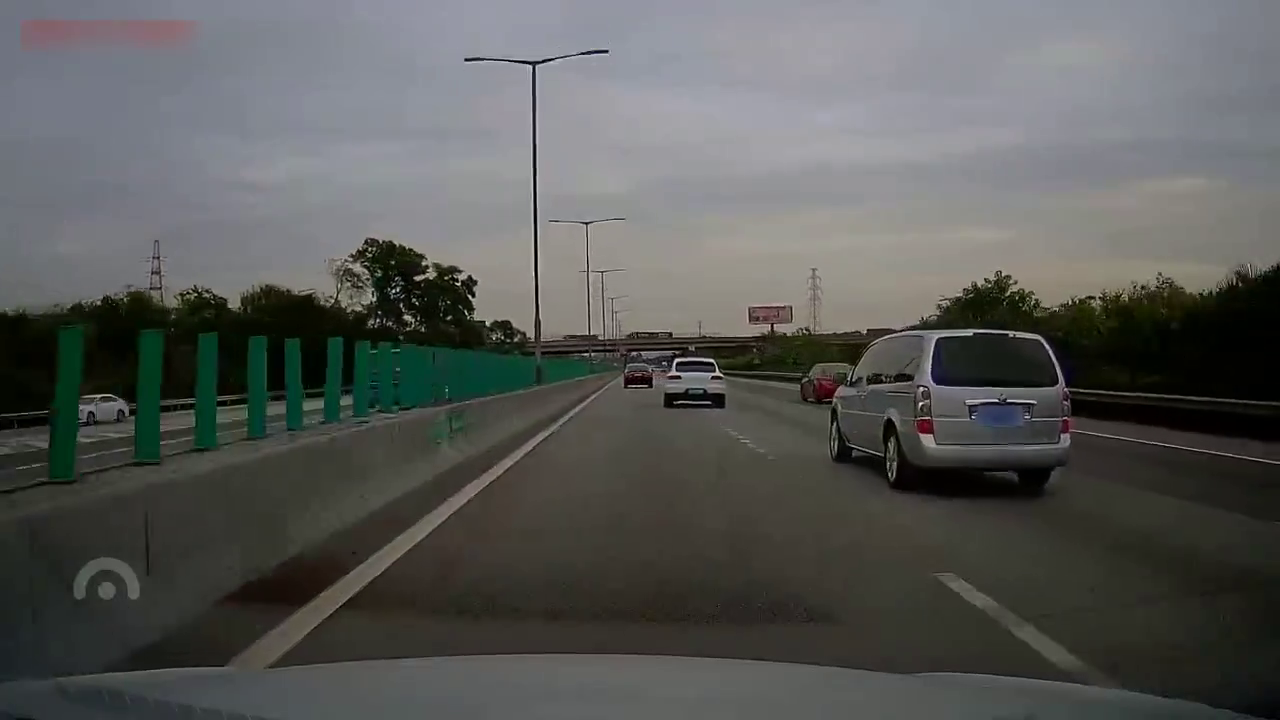
#> input picture frame 72 of data/roads/video1-720p.mp4, 1280 x 720 px, given in place of video2.mp4, which was not available
$ jupyter execute --allow-errors Exploration.ipynb
#> lines starting #> are read from the running program, lines starting #| are printed output that depends on the picture; after the words box and inside, x2 and y2 are one past the last pixel; in counts of white or black regions, pixels touching at a corner belong together; pictures that were not available may be replaced by others from this repository, and a replacement may not be noted
#> pass 3 of the loop `for i in range(1, 5):`:
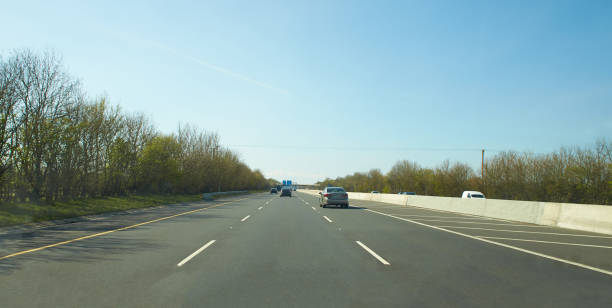
#> input picture data/roads/road3.jpg, 612 x 308 px, found by its file name
#> road is the input picture: shape (308, 612, 3); mean B, G, R 158.3, 159.5, 136
#> in create_robust_mask, `abs_sobel = np.absolute(sobelx)`:
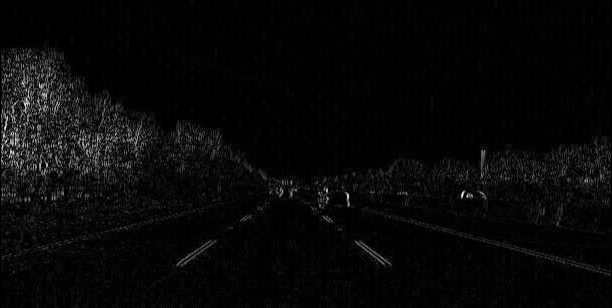
#> abs_sobel: shape (308, 612) float64; min 0, max 920, mean 29.8; drawn with min black and max white
#> max_val = 920
#> the loop made 4 passes; the first 3 are shown
#> further down, frame is the input picture: shape (720, 1280, 3); mean B, G, R 86.9, 89.2, 87.8
### src/project.py
import cv2 as cv
import numpy as np
import matplotlib.pyplot as plt
from sklearn.cluster import DBSCAN
from sklearn.preprocessing import StandardScaler
from ultralytics import YOLO

def enhance_road_features(image):
    """
    Normalizes lighting across the image to make faint lane lines
    pop out from the asphalt background.
    """
    # Convert to LAB to isolate lightness from color info
    lab = cv.cvtColor(image, cv.COLOR_BGR2LAB)
    l_channel, a, b = cv.split(lab)

    # Apply CLAHE: ClipLimit prevents over-amplifying noise in dark areas
    clahe = cv.createCLAHE(clipLimit=2.5, tileGridSize=(8, 8))
    cl = clahe.apply(l_channel)

    # Merge back and convert to BGR for further processing
    enhanced_img = cv.merge((cl, a, b))
    return cv.cvtColor(enhanced_img, cv.COLOR_LAB2BGR)


def create_robust_mask(image, sobel_thresh_min=30, l_min=140):
    """
    Combines adaptive color filtering and gradient detection.
    If the image is too black, lower l_min (Lightness) or sobel_thresh_min.
    """
    # 1. Convert to HLS
    hls = cv.cvtColor(image, cv.COLOR_BGR2HLS)

    # --- Stream 1: Improved Color Mask ---
    # We lower the Lightness threshold (l_min) to catch gray/dirty white lines
    # and use a wider Hue range for yellow.
    white_mask = cv.inRange(hls, np.array([0, l_min, 0]), np.array([180, 255, 80]))
    yellow_mask = cv.inRange(hls, np.array([10, 0, 80]), np.array([45, 255, 255]))
    color_binary = cv.bitwise_or(white_mask, yellow_mask)

    # --- Stream 2: Sobel-X Gradient ---
    gray = cv.cvtColor(image, cv.COLOR_BGR2GRAY)
    # Use a larger kernel if lines are blurry
    sobelx = cv.Sobel(gray, cv.CV_64F, 1, 0, ksize=3)
    abs_sobel = np.absolute(sobelx)

    # Robust scaling: avoid division by zero if image is empty
    max_val = np.max(abs_sobel)
    if max_val == 0: max_val = 1

    scaled_sobel = np.uint8(255 * abs_sobel / max_val)
    gradient_binary = np.zeros_like(scaled_sobel)
    gradient_binary[scaled_sobel >= sobel_thresh_min] = 255

    # --- Stream 3: The "Rescue" Logic ---
    # Instead of a strict 'AND' which deletes everything, we use a weighted 'OR'
    # but prioritize pixels where BOTH exist.
    combined_binary = cv.bitwise_or(
        cv.bitwise_and(gradient_binary, color_binary), # Strongest features
        cv.bitwise_and(color_binary, cv.dilate(gradient_binary, np.ones((3,3)))) # Near-misses
    )

    # Morphological dilation to make the dots connect into lines
    kernel = np.ones((5, 5), np.uint8)
    combined_binary = cv.dilate(combined_binary, kernel, iterations=1)

    return combined_binary

def apply_proportional_roi(binary_image):
    """
    Masks the top half of the image (sky) and the extreme corners
    to focus strictly on the driving lane.
    """
    height, width = binary_image.shape
    mask = np.zeros_like(binary_image)

    # Define vertices as a percentage of image dimensions
    # Point order: Bottom-Left, Top-Left, Top-Right, Bottom-Right
    vertices = np.array([[
        (int(width * 0.1), height),             # Bottom Left
        (int(width * 0.45), int(height * 0.6)), # Top Left (Horizon)
        (int(width * 0.55), int(height * 0.6)), # Top Right (Horizon)
        (int(width * 0.9), height)              # Bottom Right
    ]], dtype=np.int32)

    cv.fillPoly(mask, vertices, 255)
    return cv.bitwise_and(binary_image, mask)


# [85 lines left out: functions extract_lane_features, detect_vehicles_and_lanes, draw_results, not called in this run]

for i in range(1, 5):
    road = cv.imread(f'roads/road{i}.jpg')
    if road is None:
        road = cv.imread(f'roads/road{i}.png')
        if road is None:
            print(f"Error loading image roads/road{i}.jpg or roads/road{i}.png")
            continue
    enhanced = enhance_road_features(road)
    mask = create_robust_mask(enhanced)
    roi_masked = apply_proportional_roi(mask)
    # [4 lines of commented-out code are left out]
    cv.imshow(f"Road {i} Result", roi_masked)


cv.waitKey(0)
cv.destroyAllWindows()

### src/Exploration.ipynb
[cell 1]
import cv2 as cv
import numpy as np
import matplotlib.pyplot as plt

[cell 2]
def region_of_interest_photo(image):
    height = image.shape[0]
    width = image.shape[1]

    # Define a triangular region of interest
    imshape = image.shape
    polygons = np.array([[(100, height), (width // 2, height // 2), (width - 100, height)]], dtype=np.int32)
    #polygons = np.array([[(0,imshape[0]),(4*imshape[1]/9, 6*imshape[0]/10), (5*imshape[1]/9, 6*imshape[0]/10), (imshape[1],imshape[0])]], dtype=np.int32)
    # Create a mask with the same dimensions as the image
    mask = np.zeros_like(image)

    # Fill the mask with the polygon
    cv.fillPoly(mask, polygons, 255)

    # Apply the mask to the image
    masked_image = cv.bitwise_and(image, mask)
    return masked_image

[cell 3]
def color_mask(image):
    ### create a color mask ###
    #convert from RGB to HSV
    hls = cv.cvtColor(image, cv.COLOR_BGR2HLS)

    #define two color masks for yellow and white
    #white mask is applied in RGB color space, it's easier to tune the values
    #values from 200 to 255 on all colors are picked from trial and error
    mask_white = cv.inRange(hls, (0, 140, 0), (180, 255, 80))

    #yellow mask is done in HSV color space since it's easier to identify the hue of a certain color
    #values from 15 to 25 for hue and above 60 for saturation are picked from trial and error
    mask_yellow = cv.inRange(hls, (15, 30, 80), (45, 204, 255))

    #combine the two masks, both yellow and white pixels are of interest
    color_mask = cv.bitwise_or(mask_white, mask_yellow)

    #make a copy of the original image
    masked_img = np.copy(image)

    #pixels that are not part of the mask(neither white or yellow) are made black
    masked_img[color_mask == 0] = [0,0,0]
    return masked_img

[cell 4]
def Canny(image, low_threshold=50, high_threshold=150):
    # Convert the image to grayscale
    gray = cv.cvtColor(image, cv.COLOR_RGB2GRAY)

    # Apply Gaussian blur to reduce noise

    blurred = cv.GaussianBlur(gray, (5, 5), 0)

    # Apply Canny edge detection
    edges = cv.Canny(blurred, low_threshold, high_threshold, apertureSize=3)

    return edges

[cell 5]
def hough_lines(image):
    # Apply Hough Line Transform to detect lines in the image
    lines = cv.HoughLinesP(image, 1, np.pi / 180, threshold=20, minLineLength=10, maxLineGap=5)

    return lines

[cell 6]
def display_lines(image, lines):
    line_image = np.zeros_like(image)

    average_lines = merging_lines(image, lines)


    if average_lines is not None:
        for x1, y1, x2, y2 in average_lines:
            cv.line(line_image, (x1, y1), (x2, y2), (255, 0, 0), thickness=10)
    return line_image

    # [6 lines of commented-out code are left out]

#> (a cell that did not finish here is left out)

[cell 8]
# [21 lines left out: function make_coordinates, not called in this run]

[cell 9]
# apply CLAHE (Contrast Limited Adaptive Histogram Equalization)
def apply_clahe(image):
    # Convert the image to LAB color space
    lab = cv.cvtColor(image, cv.COLOR_RGB2LAB)

    # Split the LAB image into its channels
    l, a, b = cv.split(lab)

    # Apply CLAHE to the L channel
    clahe = cv.createCLAHE(clipLimit=2.0, tileGridSize=(8, 8))
    cl = clahe.apply(l)

    # Merge the CLAHE enhanced L channel back with A and B channels
    limg = cv.merge((cl, a, b))

    # Convert back to RGB color space
    final_image = cv.cvtColor(limg, cv.COLOR_LAB2RGB)

    return final_image

[cell 10]
# testing the code on a video
cap = cv.VideoCapture('roads/video2.mp4')
frame_count = 0
#> (the rest of this cell did not finish here and is left out)

#> in apply_clahe, `l, a, b = cv.split(lab)`:
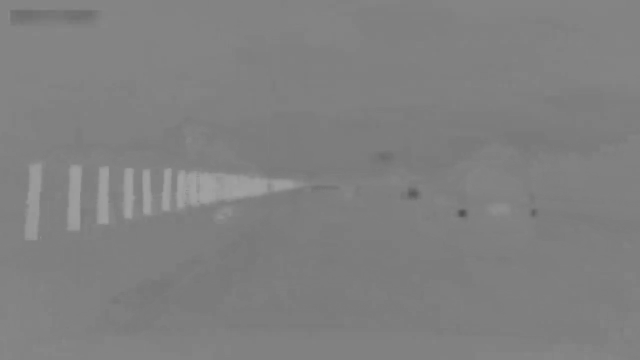
#> b: shape (720, 1280) (shown at 1/2 size); min 80, max 163, mean 128.5
#> in apply_clahe, `final_image = cv.cvtColor(limg, cv.COLOR_LAB2RGB)`:
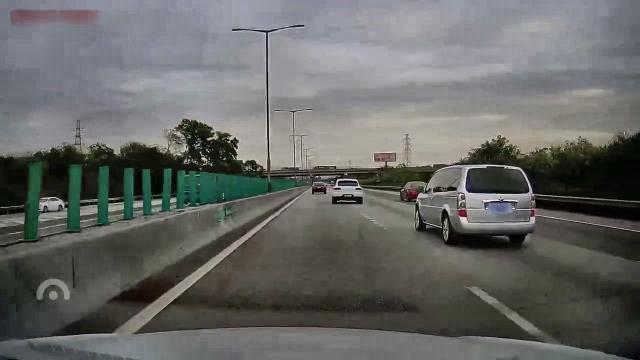
#> final_image: shape (720, 1280, 3) (shown at 1/2 size); mean B, G, R 101.4, 103.8, 102.4
    masked_frame = color_mask(uniform_frame)
#> in color_mask, `mask_white = cv.inRange(hls, (0, 140, 0), (180, 255, 80))`:
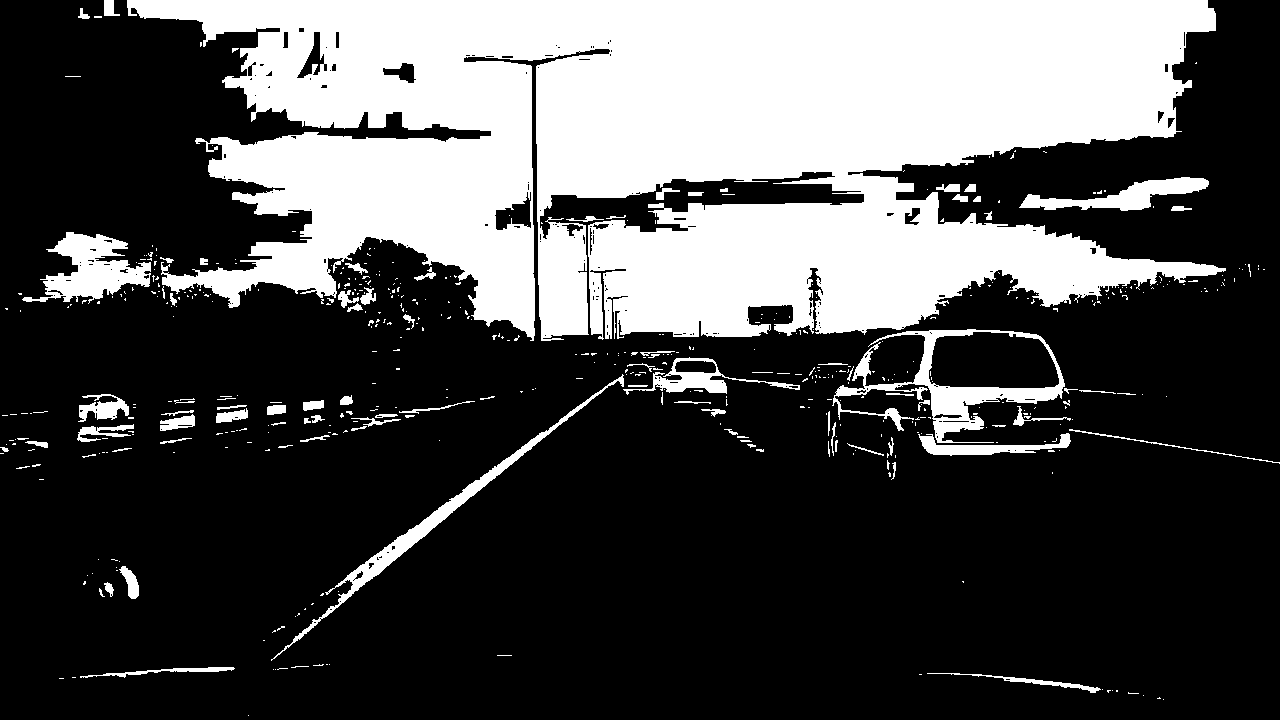
#> mask_white: shape (720, 1280); 30.2% white; 515 white regions (423 under 20 px), largest, box (x1, y1, x2, y2) and area: (127, 0, 1226, 341) 248801, (832, 329, 1065, 443) 5889, (22, 232, 151, 304) 4269
    canny_frame = Canny(masked_frame, 50, 150)
    cropped_frame = region_of_interest_photo(canny_frame)
#> in region_of_interest_photo, `masked_image = cv.bitwise_and(image, mask)`:
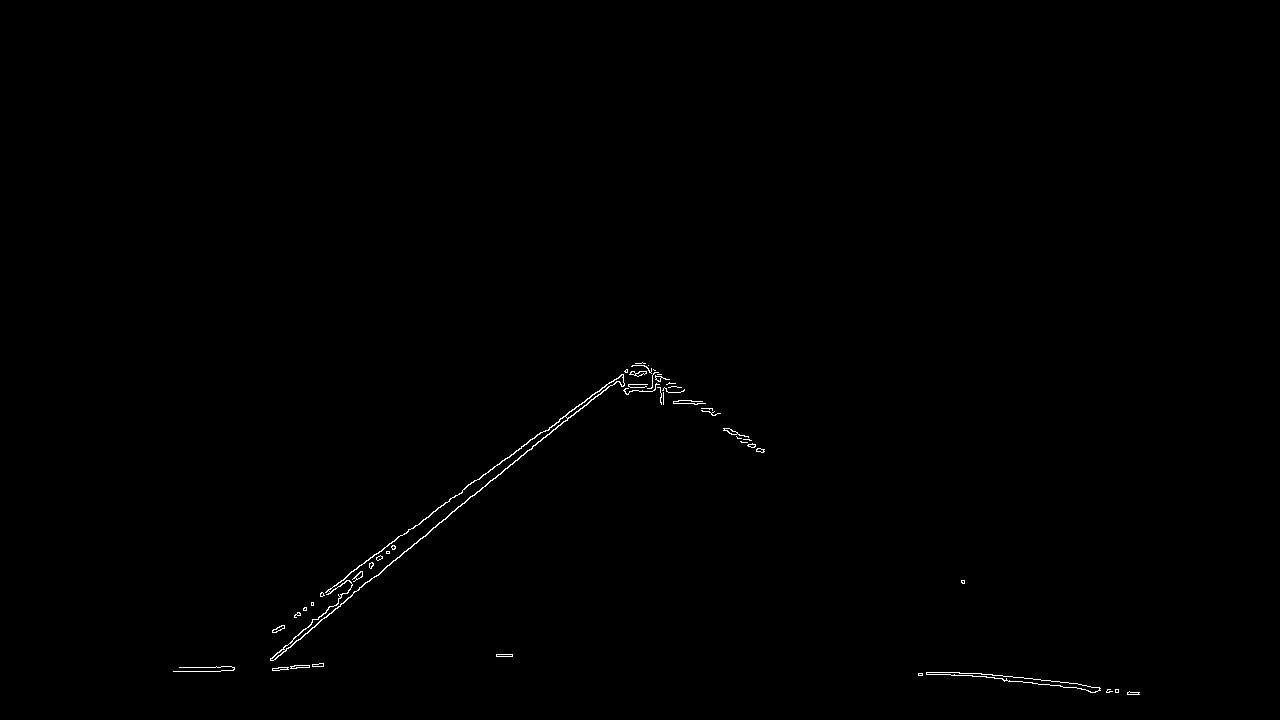
#> masked_image: shape (720, 1280); 0.31% white in thin lines or dots, all inside (x1, y1, x2, y2) = (173, 362, 1140, 695)
#> pass 3 of the loop `for i in range(1, 5):`:
#> l: shape (308, 612)
#> final_image: shape (308, 612, 3)
#> in color_mask (call 2), `mask_white = cv.inRange(hls, (0, 140, 0), (180, 255, 80))`:
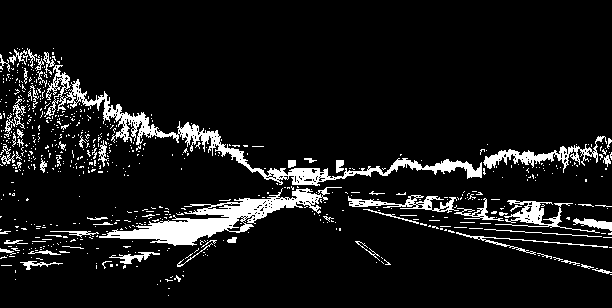
#> mask_white: shape (308, 612); 8.9% white; 696 white regions (636 under 20 px), largest, box (x1, y1, x2, y2) and area: (44, 65, 482, 186) 4428, (99, 187, 342, 246) 3917, (483, 136, 607, 173) 1079
    lines_frame = hough_lines(cropped_frame)
    line_image_frame = display_lines(frame, lines_frame)
    combo_image_frame = cv.addWeighted(frame, 0.8, line_image_frame, 1, 1)

    cv.imshow('Lane Detection', cropped_frame)

    if cv.waitKey(1) & 0xFF == ord('q'):
        break
cap.release()
cv.destroyAllWindows()

$ run again, starting later in the video
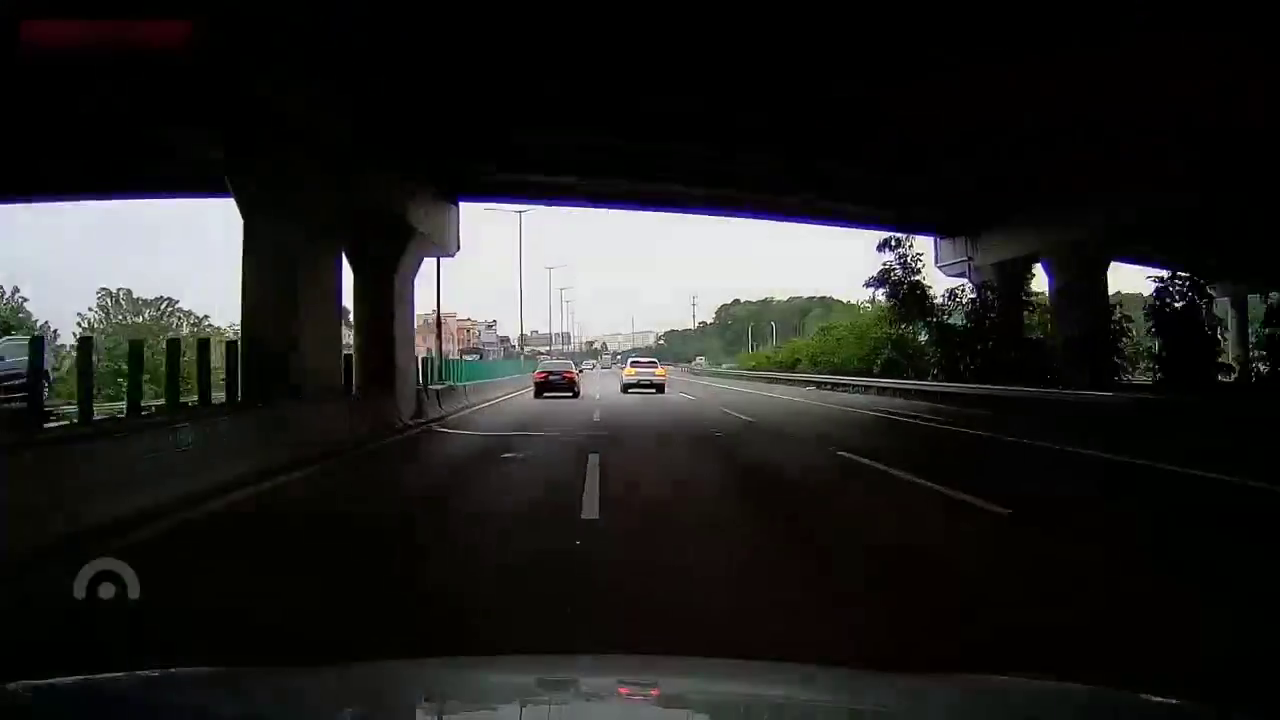
#> input picture frame 328 of data/roads/video1-720p.mp4, 1280 x 720 px, given in place of video2.mp4, which was not available
#> frame is the input picture: shape (720, 1280, 3); mean B, G, R 32.9, 34.3, 34.5
#> lab: shape (720, 1280, 3); mean of channels 0, 1, 2 34.4, 127.5, 127.9
#> limg: shape (720, 1280, 3); mean of channels 0, 1, 2 43.8, 127.5, 127.9
#> hls: shape (720, 1280, 3); mean of channels 0, 1, 2 43.1, 43.9, 42.6
#> in color_mask, `mask_white = cv.inRange(hls, (0, 140, 0), (180, 255, 80))`:
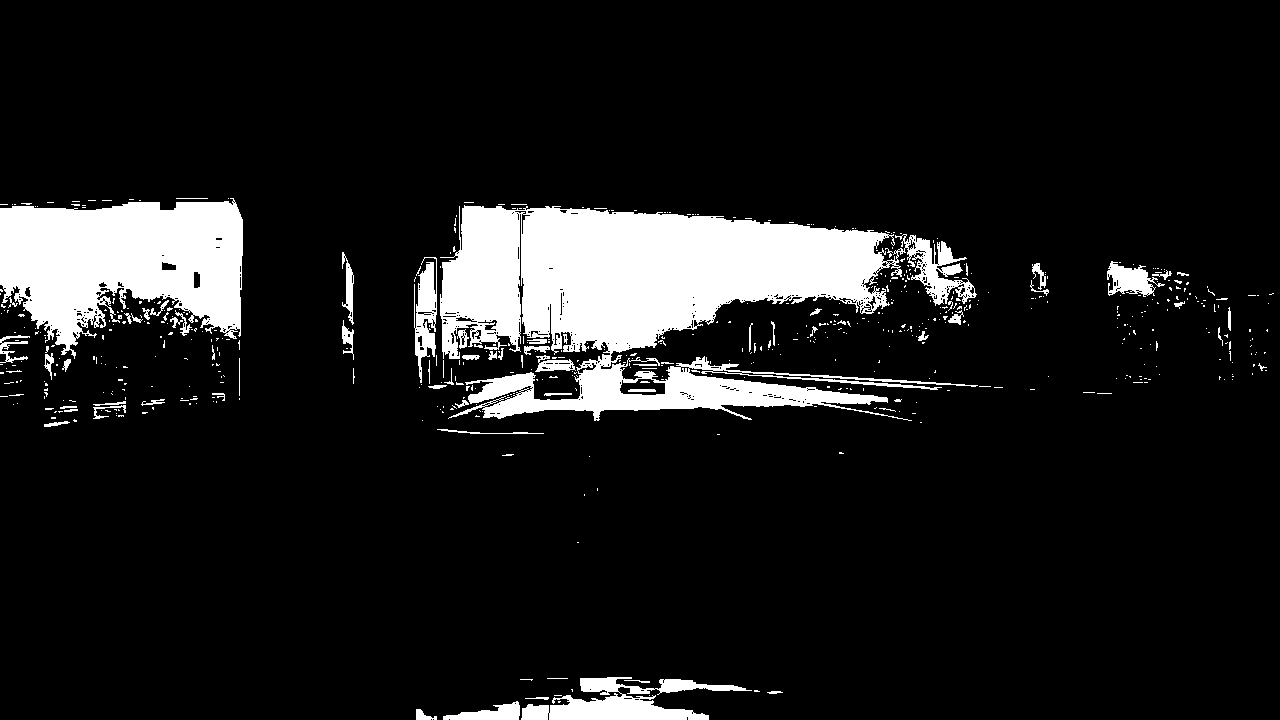
#> mask_white: shape (720, 1280); 11% white; 595 white regions (523 under 20 px), largest, box (x1, y1, x2, y2) and area: (440, 205, 978, 421) 60615, (0, 198, 243, 359) 26045, (521, 677, 752, 720) 4557
#> mask_yellow: shape (720, 1280); 0.37% white; 146 white regions (140 under 20 px), largest, box (x1, y1, x2, y2) and area: (747, 314, 895, 371) 2686, (151, 365, 161, 389) 111, (184, 371, 192, 386) 58, (658, 368, 668, 376) 36, (67, 393, 74, 400) 36, (627, 370, 638, 376) 32
#> color_mask: shape (720, 1280); 11.4% white; 689 white regions (616 under 20 px), largest, box (x1, y1, x2, y2) and area: (440, 205, 978, 421) 60704, (0, 198, 243, 359) 26045, (521, 677, 752, 720) 4557
#> edges: shape (720, 1280); 2.2% white in thin lines or dots, all inside (x1, y1, x2, y2) = (0, 197, 1275, 720)
#> mask: shape (720, 1280); 21.1% white; 1 white region, box (x1, y1, x2, y2) and area: (101, 360, 1180, 720) 194580
#> in region_of_interest_photo, `masked_image = cv.bitwise_and(image, mask)`:
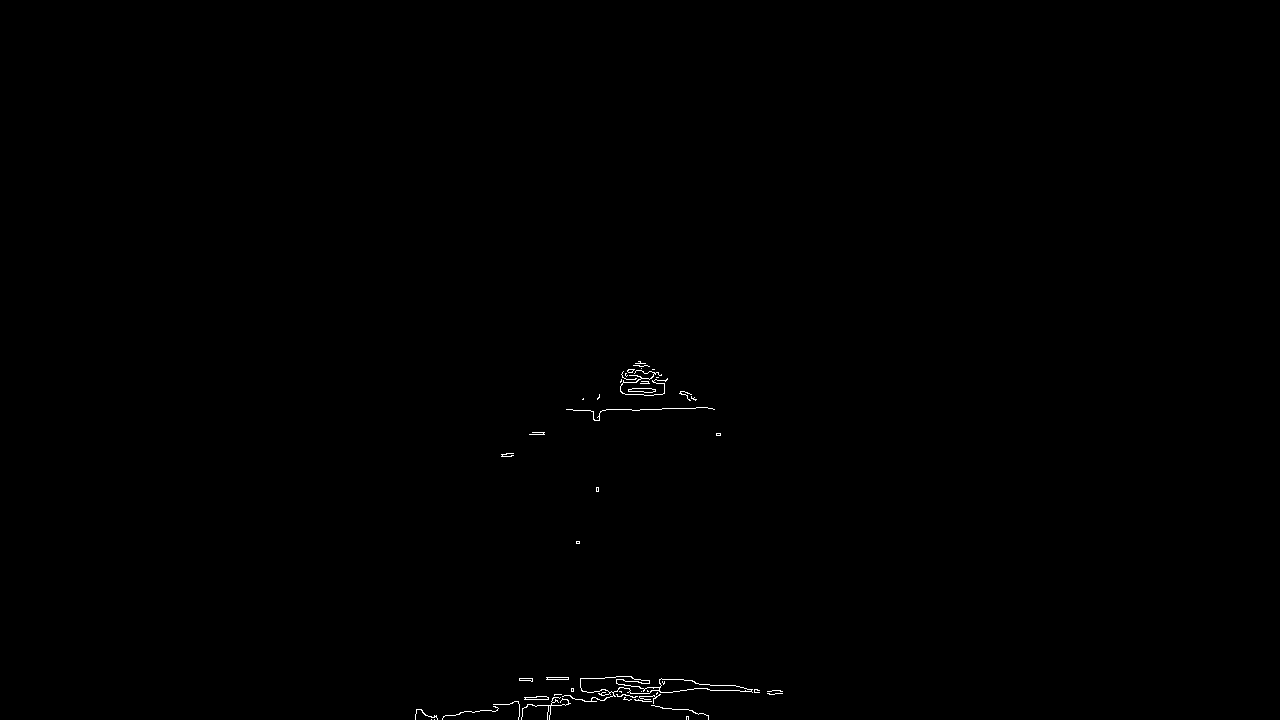
#> masked_image: shape (720, 1280); 0.21% white in thin lines or dots, all inside (x1, y1, x2, y2) = (415, 361, 783, 720)
